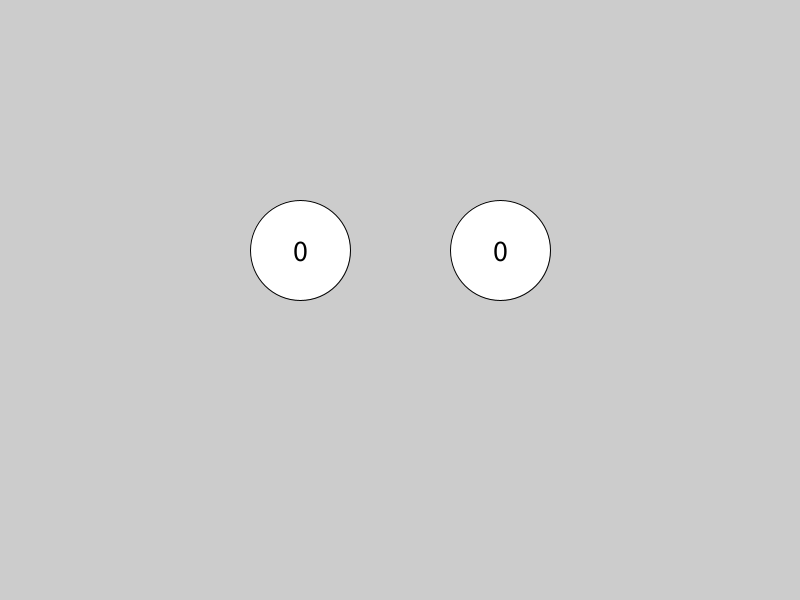
Frame 1 (no input)
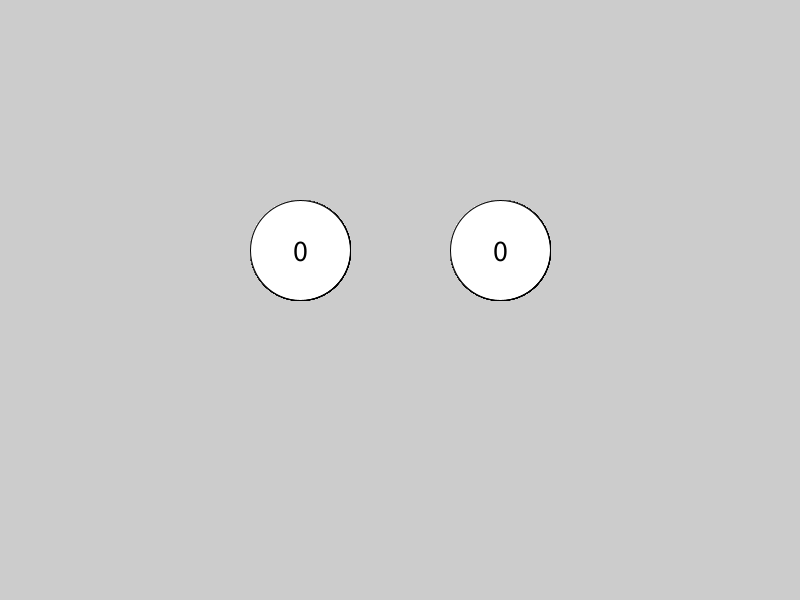
Frame 60 (the mouse pressed at the canvas centre just before this capture)
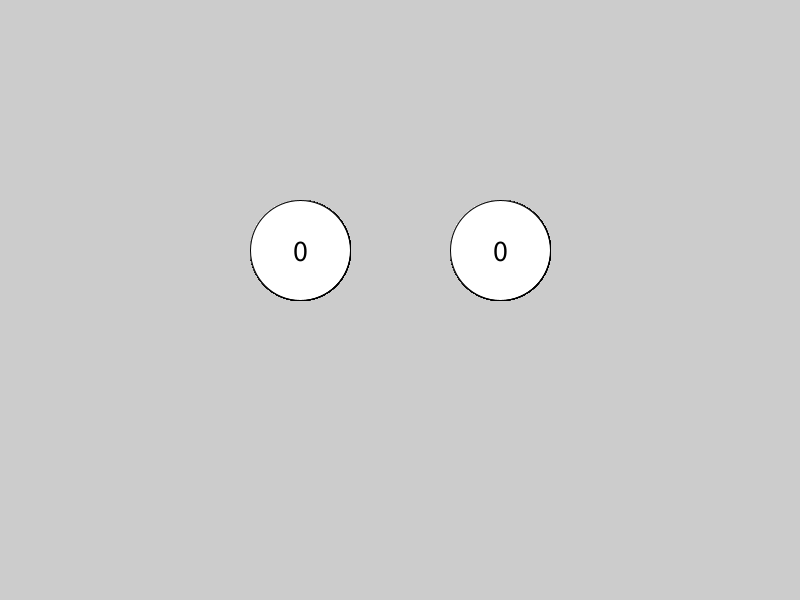
Frame 120 (the mouse held since frame 60 and released just before this capture)

The Processing sketch that drew these frames (run headless with seeded random() and noise(); from frame 60 on, the mouse is pressed at the canvas centre):

// Processing sketch: simpleClickMe
// ── simpleClickMe.pde
int counter = 0;
int counter2 =0;
void setup() {
  size(800, 600);
  textAlign(CENTER, CENTER);
  textSize(30);
}
void draw() {




  if (pointCircle(mouseX, mouseY, 300, 250, 100) == true) {
    fill(255, 0, 0);
  } else {
    fill(255);
  }
  circle(300, 250, 100);
  fill(0);
  text(counter, 300, 250);
  if (pointCircle(mouseX, mouseY, 500, 250, 100) == true) {
    fill(255, 0, 0);
  } else {
    fill(255);
  }
  circle(500, 250, 100);
  fill(0);
  text(counter2, 500, 250);
}

void mousePressed() {
  if (pointCircle(mouseX, mouseY, 300, 250, 100) == true) {
    counter++;
  }

  if (pointCircle(mouseX, mouseY, 500, 250, 100) == true) {
    counter2++;
  }
}

boolean pointCircle(float px, float py, float cx, float cy, float cr) {
  if (dist(px, py, cx, cy) < cr) {
    return true;
  } else {
    return false;
  }
}

// ── ClickMe.pde
//class ClickMe {
 // PVector pos;
 // float w;
 // ClickMe(){
    
  
